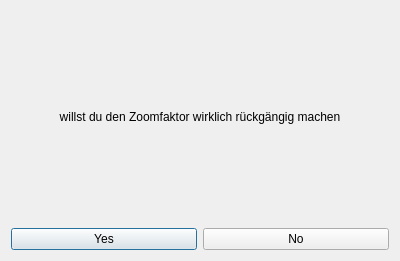
<?xml version="1.0" encoding="UTF-8"?>
<ui version="4.0">
 <class>Dialog</class>
 <widget class="QDialog" name="Dialog">
  <property name="geometry">
   <rect>
    <x>0</x>
    <y>0</y>
    <width>400</width>
    <height>261</height>
   </rect>
  </property>
  <property name="windowTitle">
   <string>Dialog</string>
  </property>
  <layout class="QVBoxLayout" name="verticalLayout">
   <item>
    <widget class="QLabel" name="label">
     <property name="text">
      <string>willst du den Zoomfaktor wirklich rückgängig machen</string>
     </property>
     <property name="alignment">
      <set>Qt::AlignCenter</set>
     </property>
    </widget>
   </item>
   <item>
    <layout class="QHBoxLayout" name="horizontalLayout">
     <item>
      <widget class="QPushButton" name="yes_pushButton">
       <property name="text">
        <string>Yes</string>
       </property>
      </widget>
     </item>
     <item>
      <widget class="QPushButton" name="no_pushButton">
       <property name="text">
        <string>No</string>
       </property>
      </widget>
     </item>
    </layout>
   </item>
  </layout>
 </widget>
 <resources/>
 <connections/>
</ui>
